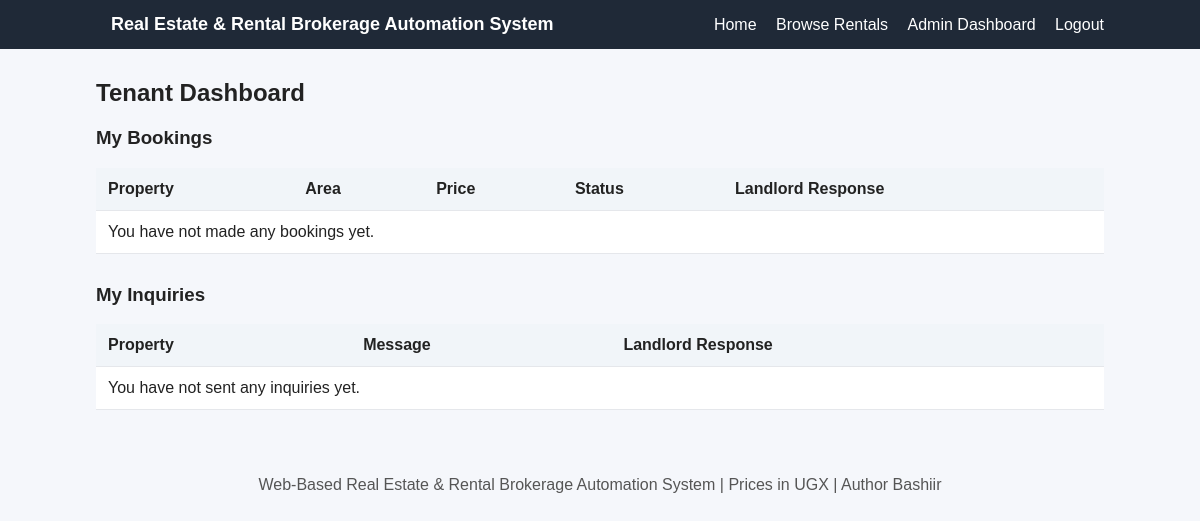
/tenant-dashboard/ (signed in), run on an earlier commit of the app's database.
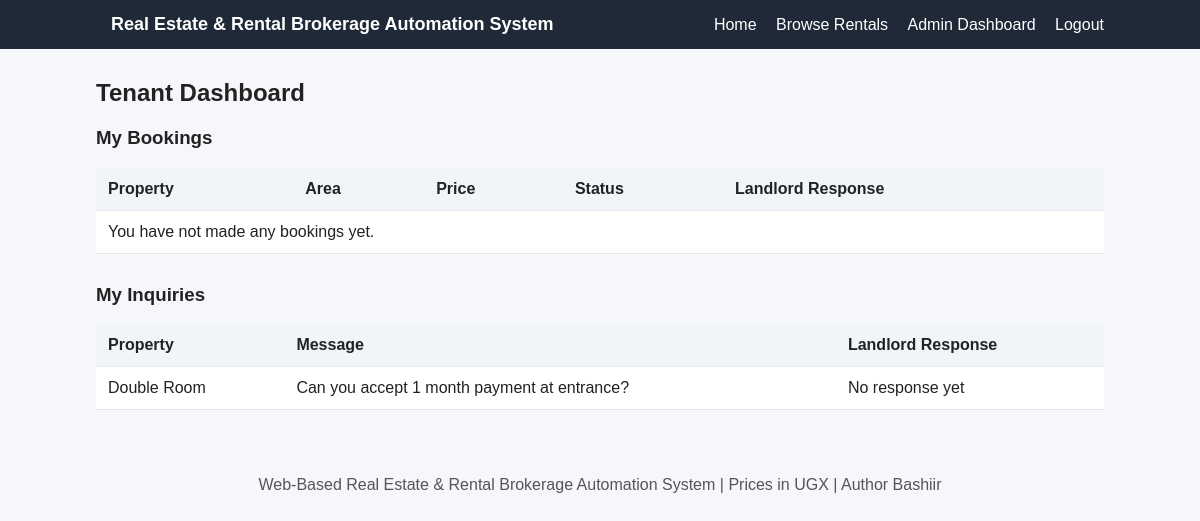
And on a later commit of the database.
### brokerage/models.py (models this page shows, shortened)
class Inquiry(models.Model):
    property=models.ForeignKey(Property,on_delete=models.CASCADE,related_name='inquiries')
    tenant=models.ForeignKey(User,on_delete=models.CASCADE,related_name='inquiries')
    message=models.TextField()
    created_at=models.DateTimeField(auto_now_add=True)
    class Meta: ordering=['-created_at']

class Property(models.Model):
    landlord=models.ForeignKey(User,on_delete=models.CASCADE,related_name='properties')
    title=models.CharField(max_length=200)
    description=models.TextField()
    area=models.CharField(max_length=50,choices=KAMPALA_AREAS)
    price=models.PositiveIntegerField()
    total_units = models.PositiveIntegerField(default=1)
    booked_units = models.PositiveIntegerField(default=0)
    access_road_description=models.TextField()
    facilities=models.TextField(blank=True)
    image=models.ImageField(upload_to='property_images/',blank=True,null=True)
    video=models.FileField(upload_to='property_videos/',blank=True,null=True)
    status=models.CharField(max_length=20,choices=PROPERTY_STATUS,default='Pending')
    admin_comment=models.TextField(blank=True)
    created_at=models.DateTimeField(auto_now_add=True)
    class Meta: ordering=['-created_at']

### brokerage/views.py (the view)
# urls.py: path('tenant-dashboard/', views.tenant_dashboard, name='tenant_dashboard'),
@login_required
def tenant_dashboard(request):
    inquiries = Inquiry.objects.filter(tenant=request.user)
    bookings = Booking.objects.filter(tenant=request.user)
    return render(request, 'dashboards/tenant.html', {
        'inquiries': inquiries,
        'bookings': bookings
    })

### templates/dashboards/tenant.html
{% extends 'base.html' %}
{% block content %}
<h2>Tenant Dashboard</h2>
<h3>My Bookings</h3>
<table>
    <tr>
        <th>Property</th>
        <th>Area</th>
        <th>Price</th>
        <th>Status</th>
        <th>Landlord Response</th>
    </tr>
    {% for booking in bookings %}
    <tr>
        <td>{{ booking.property.title }}</td>
        <td>{{ booking.property.area }}</td>
        <td>UGX {{ booking.property.price }}</td>
        <td>{{ booking.status }}</td>
        <td>{{ booking.landlord_response }}</td>
    </tr>
    {% empty %}
    <tr>
        <td colspan="5">You have not made any bookings yet.</td>
    </tr>
    {% endfor %}
</table>
<h3>My Inquiries</h3>
<table>
    <tr>
        <th>Property</th>
        <th>Message</th>
        <th>Landlord Response</th>
    </tr>
    {% for inquiry in inquiries %}
    <tr>
        <td>{{ inquiry.property.title }}</td>
        <td>{{ inquiry.message }}</td>
        <td>
            {% if inquiry.response %}
                {{ inquiry.response.response }}
            {% else %}
                No response yet
            {% endif %}
        </td>
    </tr>
    {% empty %}
    <tr>
        <td colspan="3">You have not sent any inquiries yet.</td>
    </tr>
    {% endfor %}
</table>
{% endblock %}

What changed in the data, as far as the page shows it:
added Inquiry: property "Double Room", message "Can you accept 1 month payment at entrance?", shows "No response yet"
Also different on the page:
text no longer shown: "You have not sent any inquiries yet."
